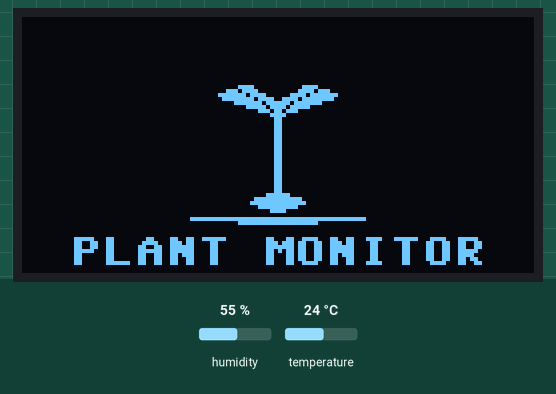
This program was run on a simulated ESP32 board running MicroPython. Parts: 128×64 one-colour display. The inputs (shaded band) are chosen by the test bench; at power-on: humidity 55 %, temperature 24 °C. WiFi joins after 1.5 s; the clock reads 2024-03-15 10:24:30 at power-on unless the program sets it; threads take turns every 2 ms; library files of the repository ran but are not shown: sh1106.py; what the program prints to the serial console is not drawn.

Above: at 1.7 s.
At 4.9 s:
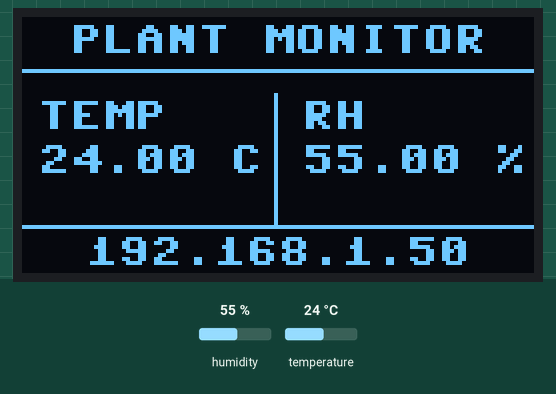
5.0 s: humidity set to 22 %
At 6.5 s:
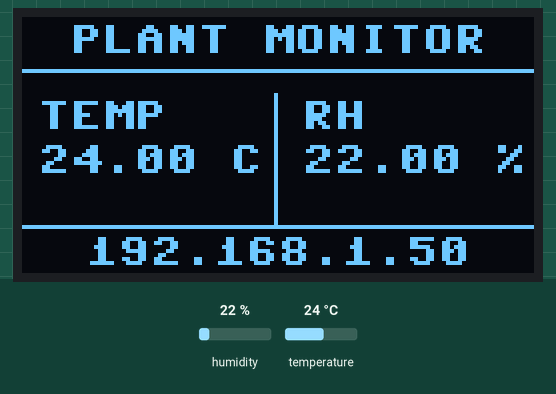
7.3 s: temperature set to 12 °C
At 8.1 s:
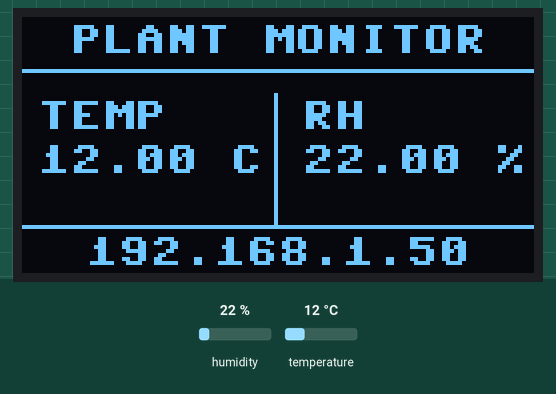
9.3 s: humidity set to 40 %
At 10.9 s:
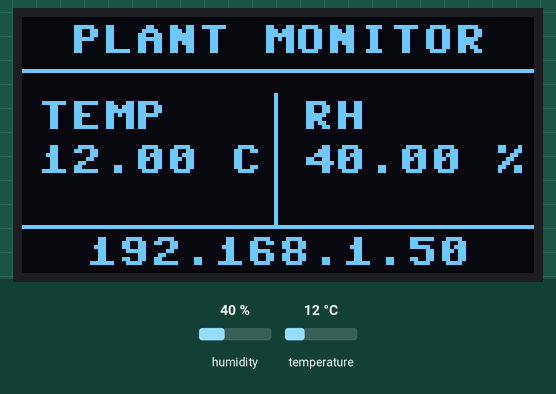
11.3 s: temperature set to 19 °C
Timing chart, 0 to 14.3 s (numbered marks = the images above; inputs shaded):
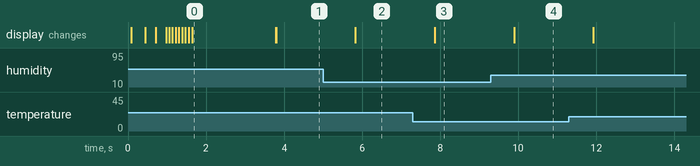

Measured:
- after the input at 5.0 s, the display: changes after 0.82 s (image 2)
- after the input at 7.3 s, the display: changes after 0.56 s (image 3)
- after the input at 9.3 s, the display: changes after 0.59 s (image 4)
- what the display in image 0 shows lasts 2.2 s, from 1.6 s to 3.8 s

The program:

main.py
```python
from machine import Pin, I2C, SPI
import time
import network
import ntptime
import sh1106
import web_server
import history
import config


# 所有可调整参数统一放在 config.py 中。


# =====================================
# 1. OLED 初始化（提前到 WiFi 之前）
# =====================================

spi = SPI(
    config.OLED_SPI_ID,
    baudrate=config.OLED_SPI_BAUDRATE,
    polarity=0,
    phase=0,
    sck=Pin(config.OLED_SCK_PIN),
    mosi=Pin(config.OLED_MOSI_PIN),
    miso=None
)

cs = Pin(config.OLED_CS_PIN, Pin.OUT, value=1)
dc = Pin(config.OLED_DC_PIN, Pin.OUT)
res = Pin(config.OLED_RES_PIN, Pin.OUT)

oled = sh1106.SH1106_SPI(
    config.OLED_WIDTH,
    config.OLED_HEIGHT,
    spi,
    dc,
    res,
    cs
)


# 两片叶子共用同一组轮廓坐标，右侧通过镜像计算生成，确保左右完全对称。
# 每一项分别为：纵坐标、左叶起点、水平长度。
LEAF_ROWS = (
    (17, 53, 5),
    (18, 51, 8),
    (19, 49, 12),
    (20, 50, 13),
    (21, 53, 11),
    (22, 56, 8),
    (23, 59, 5),
    (24, 62, 2),
)


def draw_sprout(leaf_rows=8, stem_height=20, show_title=False):
    """绘制左右严格镜像的像素风幼苗。"""
    oled.fill(0)

    # 地面，整体以屏幕中心 x=63.5 对称
    oled.hline(42, 50, 44, 1)
    oled.hline(54, 51, 20, 1)

    # 种子
    oled.hline(61, 44, 6, 1)
    oled.hline(58, 45, 12, 1)
    oled.hline(57, 46, 14, 1)
    oled.hline(59, 47, 10, 1)
    oled.hline(62, 48, 4, 1)

    # 主茎采用两列像素，中心与屏幕中线对齐
    if stem_height > 0:
        stem_top = 45 - stem_height
        oled.vline(63, stem_top, stem_height, 1)
        oled.vline(64, stem_top, stem_height, 1)

    # 从叶片靠近茎的位置向外逐行展开，两侧使用镜像坐标
    visible_rows = LEAF_ROWS[-max(0, min(leaf_rows, len(LEAF_ROWS))):] if leaf_rows else ()

    for y, x, width in visible_rows:
        oled.hline(x, y, width, 1)
        right_x = 128 - x - width
        oled.hline(right_x, y, width, 1)

    # 叶脉也按中心线镜像绘制，避免两片叶子的角度不一致
    if leaf_rows >= 4:
        vein_points = (
            (62, 23), (61, 22), (60, 21), (58, 20),
            (56, 19), (54, 18), (53, 17)
        )
        for x, y in vein_points:
            oled.hline(x, y, 1, 0)
            oled.hline(127 - x, y, 1, 0)

    if show_title:
        oled.text("PLANT MONITOR", 12, 55)

    oled.show()


def play_boot_animation():
    """种子萌芽，茎生长，两片对称叶子同步展开。"""
    # 1. 种子
    draw_sprout(leaf_rows=0, stem_height=0)
    time.sleep_ms(350)

    # 2. 茎逐渐向上生长
    draw_sprout(leaf_rows=0, stem_height=10)
    time.sleep_ms(260)

    draw_sprout(leaf_rows=0, stem_height=20)
    time.sleep_ms(260)

    # 3. 两片叶子从靠近茎的位置向外同步展开
    for count in range(1, len(LEAF_ROWS) + 1):
        draw_sprout(leaf_rows=count, stem_height=20)
        time.sleep_ms(70)

    # 4. 显示设备名称
    draw_sprout(leaf_rows=len(LEAF_ROWS), stem_height=20, show_title=True)
    time.sleep_ms(550)


# 开机立即播放动画，不必等待 WiFi 连接
play_boot_animation()


# =====================================
# 2. WiFi 初始化与连接
# =====================================

wlan = network.WLAN(network.STA_IF)
wlan.active(True)


def connect_wifi():
    if wlan.isconnected():
        return True

    print("正在连接 WiFi:", config.WIFI_SSID)

    try:
        wlan.connect(config.WIFI_SSID, config.WIFI_PASSWORD)
    except Exception as e:
        print("WiFi启动连接失败:", e)
        return False

    start_time = time.time()

    while not wlan.isconnected():
        if time.time() - start_time > config.WIFI_TIMEOUT:
            print("WiFi连接超时")
            return False
        time.sleep(0.5)

    print("WiFi连接成功")
    print("SSID:", wlan.config("essid"))
    print("IP:", wlan.ifconfig()[0])
    return True


# =====================================
# 3. NTP 网络时间同步
# =====================================

time_synced = False
last_ntp_attempt = None


def sync_network_time(force=False):
    global time_synced, last_ntp_attempt

    if not wlan.isconnected():
        return False

    now = time.ticks_ms()

    if last_ntp_attempt is not None and not force:
        interval = config.NTP_RESYNC_INTERVAL_MS if time_synced else config.NTP_RETRY_INTERVAL_MS
        if time.ticks_diff(now, last_ntp_attempt) < interval:
            return time_synced

    last_ntp_attempt = now

    try:
        ntptime.host = config.NTP_HOST
        ntptime.settime()
        time_synced = True
        print("NTP时间同步成功")
        print("UTC时间:", time.gmtime())
        return True

    except Exception as e:
        time_synced = False
        print("NTP时间同步失败:", e)
        return False


def get_unix_timestamp():
    if not time_synced:
        return None

    try:
        current = time.time()
        if current < 700000000:
            return None
        return int(current + config.UNIX_EPOCH_OFFSET)
    except Exception:
        return None


# 初次连接 WiFi 并同步时间
connect_wifi()
sync_network_time(force=True)


# =====================================
# 4. SHT35 温湿度传感器初始化
# =====================================

i2c = I2C(
    config.I2C_ID,
    scl=Pin(config.I2C_SCL_PIN),
    sda=Pin(config.I2C_SDA_PIN),
    freq=config.I2C_FREQ
)


# =====================================
# 5. WiFi 信息获取
# =====================================

def get_wifi_info():
    if wlan.isconnected():
        return wlan.ifconfig()[0]
    return "NETWORK ERROR"


# =====================================
# 6. 读取 SHT35 温湿度
# =====================================

def read_sht35():
    i2c.writeto(config.SHT35_ADDRESS, b'\x24\x00')
    time.sleep_ms(20)

    data = i2c.readfrom(config.SHT35_ADDRESS, 6)

    raw_temp = data[0] * 256 + data[1]
    raw_humidity = data[3] * 256 + data[4]

    temperature = -45 + 175 * raw_temp / 65535
    humidity = 100 * raw_humidity / 65535

    return temperature, humidity


# =====================================
# 7. OLED 显示界面
# =====================================

def display_data(temperature, humidity):
    oled.fill(0)

    oled.text("PLANT MONITOR", 12, 2)
    oled.hline(0, 13, 128, 1)

    oled.text("TEMP", 4, 21)
    oled.text("{:.2f} C".format(temperature), 4, 32)

    oled.vline(63, 19, 34, 1)

    oled.text("RH", 70, 21)
    oled.text("{:.2f} %".format(humidity), 70, 32)

    oled.hline(0, 52, 128, 1)

    if wlan.isconnected():
        ip = wlan.ifconfig()[0]
        x = (128 - len(ip) * 8) // 2
        oled.text(ip, x, 55)
    else:
        oled.text("NETWORK ERROR", 8, 55)

    oled.show()


# =====================================
# 8. 启动 Web Server
# =====================================

web_server.update_data(
    None,
    None,
    get_wifi_info(),
    wlan.isconnected()
)

web_server.start_server()


# =====================================
# 9. 主循环
# =====================================

last_wifi_retry = time.time()
last_history_sample = None

while True:
    try:
        # WiFi 断线重连
        if not wlan.isconnected():
            if time.time() - last_wifi_retry >= config.WIFI_RETRY_INTERVAL:
                print("WiFi断开，尝试重新连接...")
                if connect_wifi():
                    sync_network_time(force=True)
                last_wifi_retry = time.time()
        else:
            # 未同步时每5分钟重试；已同步时每6小时校准
            sync_network_time()

        # 读取实时温湿度
        temperature, humidity = read_sht35()
        temperature = round(temperature, 2)
        humidity = round(humidity, 2)

        print("温度: {:.2f} ℃".format(temperature))
        print("湿度: {:.2f} %".format(humidity))

        ip = get_wifi_info()
        print("IP:", ip)
        print("------------------------")

        # OLED 每2秒刷新
        display_data(temperature, humidity)

        # 更新网页实时数据
        web_server.update_data(
            temperature,
            humidity,
            ip,
            wlan.isconnected()
        )

        # 每120秒采样一次，history.py 只累计当前小时的总和与数量
        now_ticks = time.ticks_ms()

        if (
            last_history_sample is None
            or time.ticks_diff(now_ticks, last_history_sample) >= config.HISTORY_INTERVAL_MS
        ):
            timestamp = get_unix_timestamp()

            if timestamp is not None:
                history.add_sample(timestamp, temperature, humidity)
                last_history_sample = now_ticks
                print("当前小时历史点数:", history.count())
            else:
                print("系统时间尚未同步，暂不累计历史数据")

    except Exception as e:
        print("读取失败:", e)

        web_server.update_data(
            None,
            None,
            get_wifi_info(),
            wlan.isconnected()
        )

        oled.fill(0)
        oled.text("SENSOR ERROR", 10, 20)
        oled.text("CHECK SHT35", 10, 36)
        oled.show()

    time.sleep(2)
```

history.py
```python
import _thread

# 最多保存24个小时点：
# 每120秒接收一次样本，但只累计总和与数量，不保存每次原始读数。
MAX_HOURS = 24

_records = []
_lock = _thread.allocate_lock()

_current_hour = None
_temperature_sum = 0.0
_humidity_sum = 0.0
_sample_count = 0


def _finish_current_hour():
    """将当前小时的累计值汇总为一条平均值记录。调用时必须持有锁。"""
    global _records

    if _current_hour is None or _sample_count <= 0:
        return

    average_temperature = round(_temperature_sum / _sample_count, 2)
    average_humidity = round(_humidity_sum / _sample_count, 2)

    # 时间戳使用该小时的起始时刻，网页按北京时间显示。
    _records.append([
        int(_current_hour),
        average_temperature,
        average_humidity
    ])

    # 当前小时的实时平均值也会作为一个点返回，
    # 所以已完成小时最多保留23条，合计最多24条。
    while len(_records) > MAX_HOURS - 1:
        del _records[0]


def add_sample(timestamp, temperature, humidity):
    """累计一次样本；每小时只产生一条平均值，不保存每次原始读数。"""
    global _current_hour
    global _temperature_sum, _humidity_sum, _sample_count

    timestamp = int(timestamp)
    hour_start = timestamp - (timestamp % 3600)

    temperature = float(temperature)
    humidity = float(humidity)

    _lock.acquire()
    try:
        if _current_hour is None:
            _current_hour = hour_start

        elif hour_start != _current_hour:
            # 小时切换：先封存上一小时的平均值，再开始新小时。
            _finish_current_hour()

            _current_hour = hour_start
            _temperature_sum = 0.0
            _humidity_sum = 0.0
            _sample_count = 0

        _temperature_sum += temperature
        _humidity_sum += humidity
        _sample_count += 1

        # 按当前小时清理超过24小时的历史点。
        cutoff = hour_start - (MAX_HOURS - 1) * 3600
        while _records and _records[0][0] < cutoff:
            del _records[0]

    finally:
        _lock.release()


def get_history():
    """返回最多24条小时数据。当前小时返回正在累计的平均值。"""
    result = []

    _lock.acquire()
    try:
        for item in _records:
            result.append(item[:])

        if _current_hour is not None and _sample_count > 0:
            result.append([
                int(_current_hour),
                round(_temperature_sum / _sample_count, 2),
                round(_humidity_sum / _sample_count, 2)
            ])

        while len(result) > MAX_HOURS:
            del result[0]

    finally:
        _lock.release()

    return result


def count():
    return len(get_history())
```

config.py
```python
# =====================================
# Plant Monitor 配置文件
# 修改本文件即可调整设备参数，无需改动 main.py
# =====================================

# WiFi
WIFI_SSID = "caiweijie2"
WIFI_PASSWORD = "13652538312"
WIFI_TIMEOUT = 15                 # 秒
WIFI_RETRY_INTERVAL = 10          # 秒

# SHT35 温湿度传感器
I2C_ID = 0
I2C_SCL_PIN = 14
I2C_SDA_PIN = 13
I2C_FREQ = 100000
SHT35_ADDRESS = 0x44

# SH1106 OLED（SPI）
OLED_WIDTH = 128
OLED_HEIGHT = 64
OLED_SPI_ID = 2
OLED_SPI_BAUDRATE = 1000000
OLED_SCK_PIN = 36
OLED_MOSI_PIN = 37
OLED_CS_PIN = 40
OLED_DC_PIN = 39
OLED_RES_PIN = 38

# 本地历史统计：每120秒采样，按小时计算平均值
HISTORY_INTERVAL_MS = 120 * 1000

# NTP 时间同步
NTP_HOST = "pool.ntp.org"
NTP_RETRY_INTERVAL_MS = 5 * 60 * 1000
NTP_RESYNC_INTERVAL_MS = 6 * 60 * 60 * 1000
# MicroPython ESP32 time.time() 常见 epoch 为 2000-01-01
UNIX_EPOCH_OFFSET = 946684800
```

Source omitted: web_server.py (19775 bytes)
